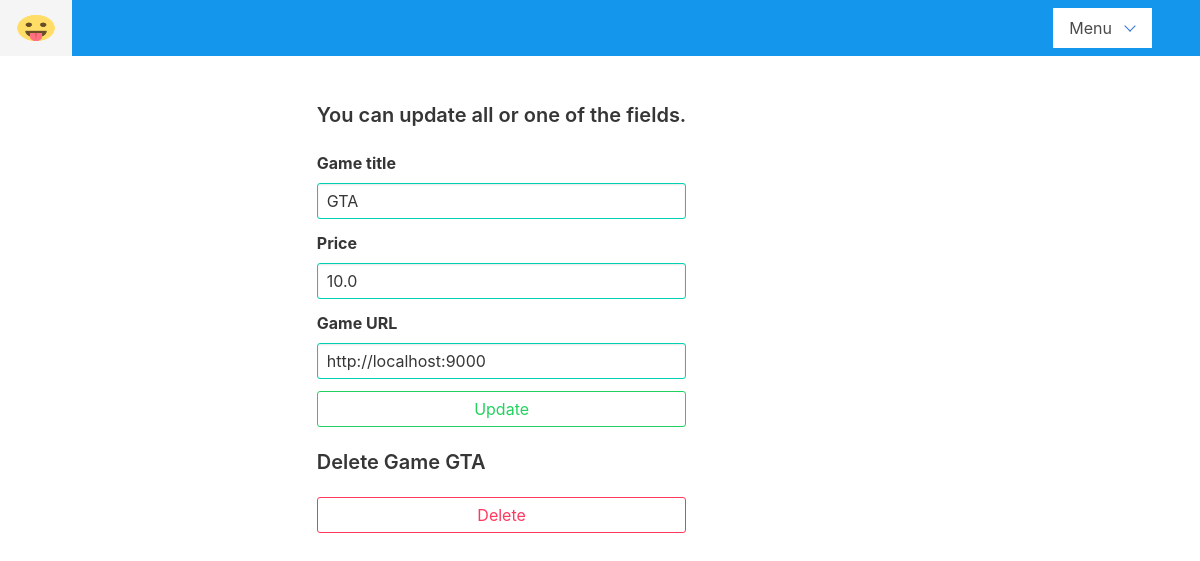
/developer/games/1/edit (signed in), run on an earlier commit of the app's database.
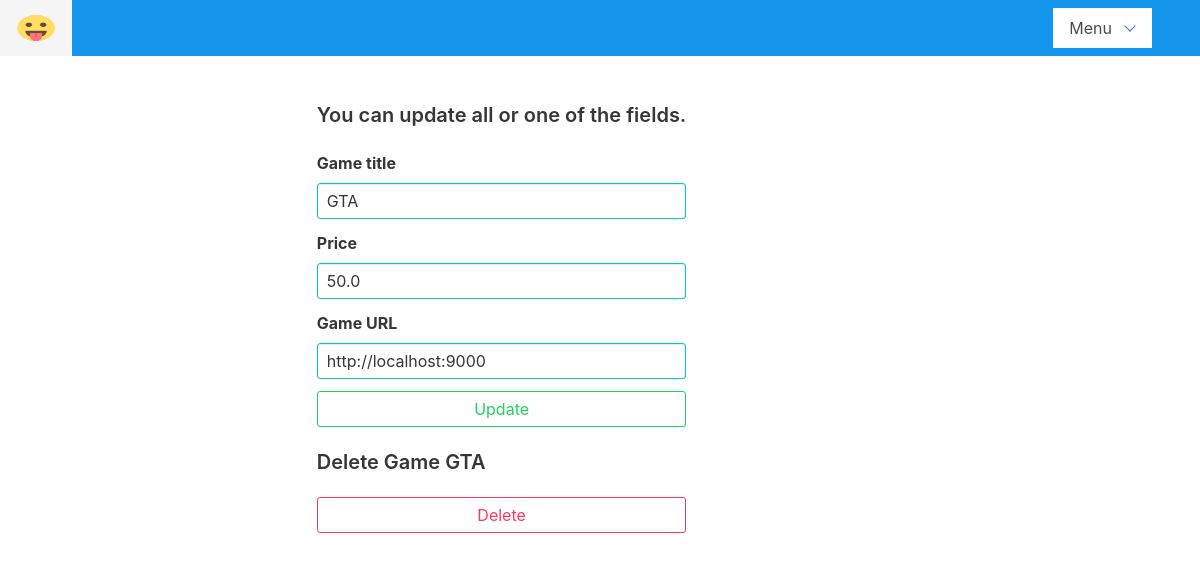
And on a later commit of the database.
### shop/models.py (models this page shows)
class Game(models.Model):
    title = models.CharField(max_length=30, null=False, blank=False, unique=False)
    price = models.FloatField(null=False, blank=False, unique=False)
    url = models.URLField(max_length=300, null=False, blank=False, unique=True)
    developer = models.ForeignKey(Developer, on_delete=models.CASCADE)

### shop/views.py (the view)
# urls.py: path('developer/games/<int:game_id>/edit', views.edit_game, name='editgame'),
def edit_game(request, game_id):
    if request.method == "GET":
        user = request.user
        if not user.is_authenticated:
            return redirect("shop:login")
        if user.groups.filter(name="developers").count() == 0:
            return redirect("shop:index")
        game = get_object_or_404(Game, pk=game_id)
        if game.developer.user_id == user.id:
            return render(request, "shop/edit_game.html", {"game":game})
        else:
            return HttpResponse(status=500)
    else:
        return HttpResponse(status=500)

### shop/templates/shop/edit_game.html (shortened to what this page needs)
{% extends "shop/developer_base.html" %}
{% block content %}
    <div class="columns">
          <div class="column is-one-fifth">
          </div>
        <div class="column" >
            <h4 class="title is-5"> You can update all or one of the fields.</h4>
            <form action="{% url 'shop:updategame' game.id %}" method="post">
                <div class="field">
                  <div class="control">
                    <label class="label">Game title</label>
                    <input class="input is-primary" placeholder="" value="{{ game.title }}" type="text" name="title">
                  </div>
                </div>
                <div class="field">
                  <div class="control">
                    <label class="label">Price</label>
                    <input class="input is-primary" value="{{ game.price }}" type="number" name="price">
                  </div>
                </div>
                <div class="field">
                  <div class="control">
                      <label class="label">Game URL</label>
                    <input class="input is-primary" value="{{ game.url }}" type="text" name="url">
                  </div>
                </div>
                <div class="field">
                  <div class="control">
                    <button class="button is-success is-outlined is-fullwidth" type="submit" value="Update">Update</button>&nbsp;
                  </div>
                </div>
            </form>
            <h3 class="title is-5">Delete Game {{ game.title }}</h3>
            <form action="{% url 'shop:deletegame' game.id %}" method="post">
                 <button class="button is-danger is-outlined is-fullwidth" type="submit" name="delete" value="Delete">Delete</button>&nbsp;
            </form>
         </div>
        <div class="column ">
          </div>
    </div>
{% endblock content %}

What changed in the data, as far as the page shows it:
changed Game "GTA": price "10.0" → "50.0"
